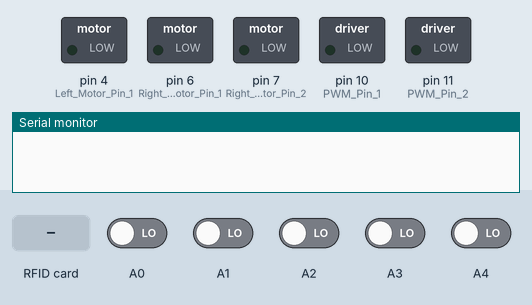
Simulated run of this sketch. Board: Arduino Mega 2560, built with avr-gcc and run on an emulated ATmega2560. Shown: switched loads named in the sketch (green lamp = pin HIGH), the last lines printed to the serial monitor. Inputs (shaded band) come from the test bench; at power-on: A0–4 LOW. Pins used as bus, display or sensor lines are not drawn.

Above: at 0.06 s.
At 1.2 s:
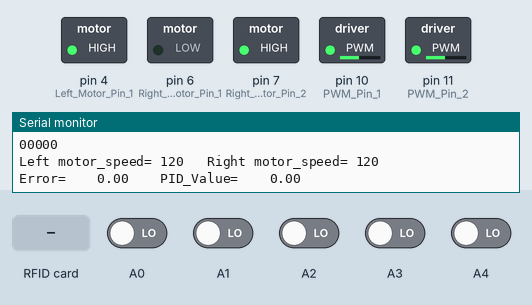
1.3 s: RFID card 96 B3 6F F7 held to the reader
2.9 s: RFID card 29 8D D3 B9 held to the reader
5.9 s: RFID card 06 EC 9C F8 held to the reader
Timing chart, 0 to 8.9 s (numbered marks = the images above; inputs shaded):
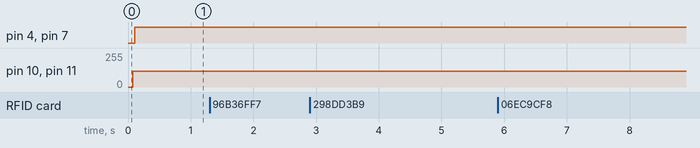

The sketch:

Program_main.ino
```cpp
#include <Wire.h>
#include "SPI.h"
#include "MFRC522.h"

#define SS_PIN 53
#define RST_PIN 30
//#define sensorPin             // Pinที่ต่อsensor track เส้น

MFRC522 mfrc522(SS_PIN, RST_PIN);
MFRC522::MIFARE_Key key;

float Kp=20,Ki=0,Kd=15 ;
float error=0, P=0, I=0, D=0, PID_value=0;
float previous_error=0, previous_I=0;
int sensor[16]={0};
int initial_motor_speed=120;

void read_sensor_values(void);
void calculate_pid(void);
void motor_control(void);

void setup()
{
  SPI.begin();
  mfrc522.PCD_Init();
 pinMode(10,OUTPUT); //PWM Pin 1    //Left Motor Speed
 pinMode(11,OUTPUT); //PWM Pin 2     //RIGH Motor Speed
 pinMode(4,OUTPUT); //Left Motor Pin 1
 pinMode(5,OUTPUT); //Left Motor Pin 2
 pinMode(6,OUTPUT); //Right Motor Pin 1
 pinMode(7,OUTPUT);  //Right Motor Pin 2

 /*
  * ใส่ function for สำหรับกำหนดค่าให้ขาPin เป็น input
  *
  */
 Serial.begin(9600); //Enable Serial Communications
}

void loop()
{

     RFID_Read();
    read_sensor_values();
    calculate_pid();
   motor_control();
}


void calculate_pid()
{
    P = error;
    I = I + previous_I;
    D = error-previous_error;

    PID_value = (Kp*P) + (Ki*I) + (Kd*D);

    previous_I=I;
    previous_error=error;
}

void motor_control()
{
    // Calculating the effective motor speed:
    int left_motor_speed = initial_motor_speed-PID_value;
    int right_motor_speed = initial_motor_speed+PID_value;

    // The motor speed should not exceed the max PWM value
    //constrain(left_motor_speed,0,255);
    //constrain(right_motor_speed,0,255);

if(left_motor_speed<0)
  {
    left_motor_speed=0;
  }
 else if(left_motor_speed>250)
  {
    left_motor_speed=250;
  }
  if(right_motor_speed<0)
  {
    right_motor_speed=0;
  }
 else if(right_motor_speed>250)
  {
    right_motor_speed=250;
  }

    analogWrite(10,left_motor_speed);   //Left Motor Speed
    analogWrite(11,right_motor_speed);  //Right Motor Speed

    //following lines of code are to make the bot move forward

     Serial.print("Left motor_speed= ");
    Serial.print(left_motor_speed);
    Serial.print("   Right motor_speed= ");
    Serial.println(right_motor_speed);
    Serial.print("Error=    "); Serial.print(error);
    Serial.print("    PID_Value=    "); Serial.println(PID_value);
    /*The pin numbers and high, low values might be different
    depending on your connections */
    digitalWrite(4,HIGH);
    digitalWrite(5,LOW);
    digitalWrite(6,LOW);
    digitalWrite(7,HIGH);
}
```

RFID_Match.ino
```cpp
void RFID_Match(String card_id)
{
   int map_card_no_flag;

  if (card_id.indexOf("96:b3:6f:f7") == 0 )                  // Station No.1
  {
    //channel = 0;

       // สั่งให้ Stop Motor

    Serial.println("Station No.1");

  }
  else if (card_id.indexOf("29:8d:d3:b9") == 0 )                     // Station No.2
  {
    //channel = 1;


     Serial.println("Station No.2");

  }  else if (card_id.indexOf("06:ec:9c:f8") == 0 )                  // Station No.3
  {
   //channel = 2;

      Serial.println("Station No.3");

  }
  else if (card_id.indexOf("2c:11:7a:59") == 0 )                    // Station No.4
  {
    //channel = 3;


    Serial.println("Station No.4");
  }
  else if (card_id.indexOf("2a:41:80:25") == 0 )                    // Station No.5
  {
    //channel = 4;


    Serial.println("Station No.5");
  }
  else if (card_id.indexOf("9c:7d:b9:79") == 0 )                // Station No.6
  {
    //channel = 5;

    Serial.println("Station No.6");
  }

  //*****************************  OZONE
  else if (card_id.indexOf("44:14:7b:59") == 0 )              // Station No.7
  {
    //channel = 6;

    Serial.println("Station No.7");
  }
  else if (card_id.indexOf("49:1e:4b:c1") == 0 )             // Station No.8
  {
    //channel = 7;

    Serial.println("Station No.8");
  }
  else if (card_id.indexOf("94:4a:10:79") == 0 )           // Station No.9
  {
    //channel = 8;

     Serial.println("Station No.9");
  }
  else if (card_id.indexOf("d2:fa:b9:79") == 0 )             // Station No.10
  {
    //channel = 9;

    Serial.println("Station No.10");
  }
  else if (card_id.indexOf("84:13:df:db") == 0 )              // Station No.11
  {
    //channel = 10;

    Serial.println("Station No.11");
  }
  else if (card_id.indexOf("c6:bb:22:79") == 0 )             // Station No.12
  {
    //channel = 11 ;

     Serial.println("Station No.12");
  }
  else if (card_id.indexOf("49:b1:0c:b3") == 0 )            // Office Station
  {
    //channel = 99 ;

     Serial.println("Office Station");
  }

}
```

RFID_Read.ino
```cpp
void RFID_Read() {
  //Serial.println("RFID Read");
  MFRC522::MIFARE_Key key;
  for (byte i = 0; i < 6; i++) key.keyByte[i] = 0xFF;
  MFRC522::StatusCode status;
  if ( ! mfrc522.PICC_IsNewCardPresent()) {
    return;
  }
  if ( ! mfrc522.PICC_ReadCardSerial())
  {
    return;
  }
  String strID = "";
  for (byte i = 0; i < 4; i++) {
    strID +=
      (mfrc522.uid.uidByte[i] < 0x10 ? "0" : "") +
      String(mfrc522.uid.uidByte[i], HEX) +
      (i != 3 ? ":" : "");
    // strID.toUpperCase();
    mfrc522.PICC_HaltA();
    mfrc522.PCD_StopCrypto1();
  }

  Serial.println(strID);
  //Serial.println("RFID Read");
  RFID_Match(strID);

 }
```

read_sensor_values.ino
```cpp
void read_sensor_values()
{
  int sensorPin = 5 ;   //ใส่ตำแหน่งขา pin เริ่มต้น

   for(int x=0 ; x<16 ;x++)
   {
    sensor[x]=digitalRead(sensorPin);
    //sensorPin++
   }


  sensor[0]=digitalRead(A0);
  sensor[1]=digitalRead(A1);
  sensor[2]=digitalRead(A2);
  sensor[3]=digitalRead(A3);
  sensor[4]=digitalRead(A4);

  if((sensor[0]==1)&&(sensor[1]==1)&&(sensor[2]==1)&&(sensor[3]==1)&&(sensor[4]==0)&&(sensor[5]==1)&&(sensor[6]==1)&&(sensor[7]==1)&&
     (sensor[8]==1)&&(sensor[9]==1)&&(sensor[10]==1)&&(sensor[11]==1)&&(sensor[12]==1)&&(sensor[13]==1)&&(sensor[14]==1)&&(sensor[15]==1))
      {
        error=4;
      }
  else if((sensor[0]==1)&&(sensor[1]==1)&&(sensor[2]==1)&&(sensor[3]==1)&&(sensor[4]==0)&&(sensor[5]==1)&&(sensor[6]==1)&&(sensor[7]==1)&&
         (sensor[8]==1)&&(sensor[9]==1)&&(sensor[10]==1)&&(sensor[11]==1)&&(sensor[12]==1)&&(sensor[13]==1)&&(sensor[14]==1)&&(sensor[15]==1))
     {
       error=3;
     }
  else if((sensor[0]==1)&&(sensor[1]==1)&&(sensor[2]==1)&&(sensor[3]==1)&&(sensor[4]==0)&&(sensor[5]==1)&&(sensor[6]==1)&&(sensor[7]==1)&&
         (sensor[8]==1)&&(sensor[9]==1)&&(sensor[10]==1)&&(sensor[11]==1)&&(sensor[12]==1)&&(sensor[13]==1)&&(sensor[14]==1)&&(sensor[15]==1))
     {
       error=2;
     }
  else if((sensor[0]==1)&&(sensor[1]==1)&&(sensor[2]==1)&&(sensor[3]==1)&&(sensor[4]==0)&&(sensor[5]==1)&&(sensor[6]==1)&&(sensor[7]==1)&&
          (sensor[8]==1)&&(sensor[9]==1)&&(sensor[10]==1)&&(sensor[11]==1)&&(sensor[12]==1)&&(sensor[13]==1)&&(sensor[14]==1)&&(sensor[15]==1))
     {
          error=1;
     }
  else if((sensor[0]==1)&&(sensor[1]==1)&&(sensor[2]==1)&&(sensor[3]==1)&&(sensor[4]==0)&&(sensor[5]==1)&&(sensor[6]==1)&&(sensor[7]==1)&&
         (sensor[8]==1)&&(sensor[9]==1)&&(sensor[10]==1)&&(sensor[11]==1)&&(sensor[12]==1)&&(sensor[13]==1)&&(sensor[14]==1)&&(sensor[15]==1))
      {
         error=0;
      }
  else if((sensor[0]==1)&&(sensor[1]==1)&&(sensor[2]==1)&&(sensor[3]==1)&&(sensor[4]==0)&&(sensor[5]==1)&&(sensor[6]==1)&&(sensor[7]==1)&&
         (sensor[8]==1)&&(sensor[9]==1)&&(sensor[10]==1)&&(sensor[11]==1)&&(sensor[12]==1)&&(sensor[13]==1)&&(sensor[14]==1)&&(sensor[15]==1))
     {
        error=-1;
     }
  else if((sensor[0]==1)&&(sensor[1]==1)&&(sensor[2]==1)&&(sensor[3]==1)&&(sensor[4]==0)&&(sensor[5]==1)&&(sensor[6]==1)&&(sensor[7]==1)&&
         (sensor[8]==1)&&(sensor[9]==1)&&(sensor[10]==1)&&(sensor[11]==1)&&(sensor[12]==1)&&(sensor[13]==1)&&(sensor[14]==1)&&(sensor[15]==1))
     {
      error=-2;
     }
  else if((sensor[0]==1)&&(sensor[1]==1)&&(sensor[2]==1)&&(sensor[3]==1)&&(sensor[4]==0)&&(sensor[5]==1)&&(sensor[6]==1)&&(sensor[7]==1)&&
         (sensor[8]==1)&&(sensor[9]==1)&&(sensor[10]==1)&&(sensor[11]==1)&&(sensor[12]==1)&&(sensor[13]==1)&&(sensor[14]==1)&&(sensor[15]==1))
     {
       error=-3;
     }
  else if((sensor[0]==1)&&(sensor[1]==1)&&(sensor[2]==1)&&(sensor[3]==1)&&(sensor[4]==0)&&(sensor[5]==1)&&(sensor[6]==1)&&(sensor[7]==1)&&
          (sensor[8]==1)&&(sensor[9]==1)&&(sensor[10]==1)&&(sensor[11]==1)&&(sensor[12]==1)&&(sensor[13]==1)&&(sensor[14]==1)&&(sensor[15]==1))
        {
          error=-4;
        }
  else if((sensor[0]==1)&&(sensor[1]==1)&&(sensor[2]==1)&&(sensor[3]==1)&&(sensor[4]==1)&&(sensor[5]==1)&&(sensor[6]==1)&&(sensor[7]==1)&&
         (sensor[8]==1)&&(sensor[9]==1)&&(sensor[10]==1)&&(sensor[11]==1)&&(sensor[12]==1)&&(sensor[13]==1)&&(sensor[14]==1)&&(sensor[15]==1))
       {
         if(error==-4||error==-5)
           {
             error=-5;
           }
         else error=5;
      }
    Serial.print(sensor[0]); Serial.print(sensor[1]);Serial.print(sensor[2]);Serial.print(sensor[3]);Serial.println(sensor[4]);

}
```
